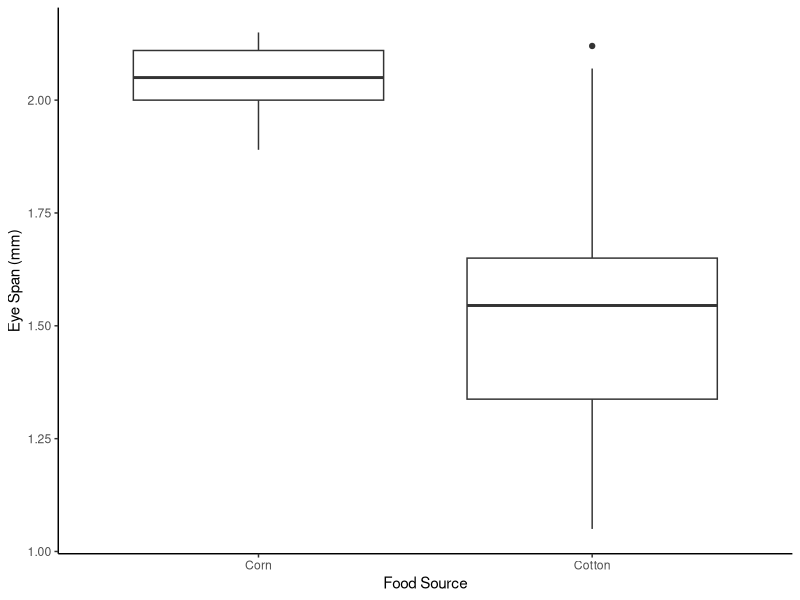
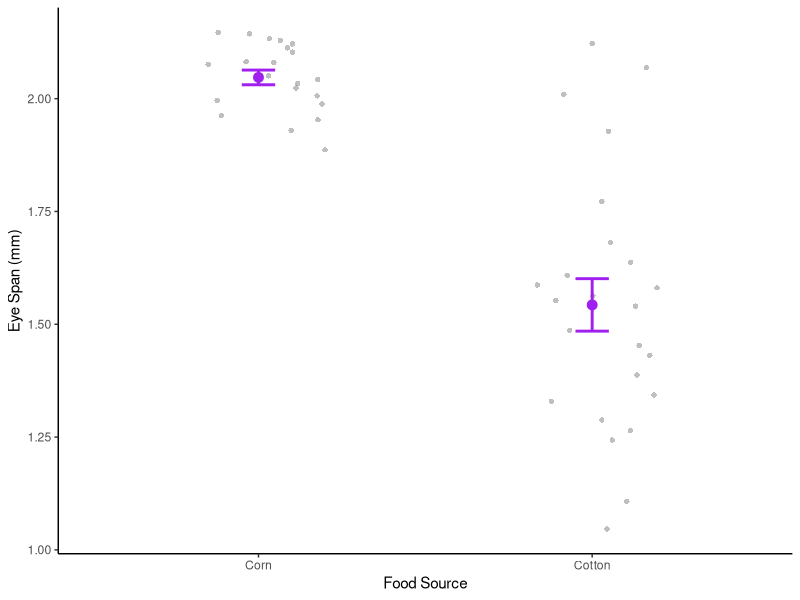

Recreate these plots in R, in order.
## ---- chunk 1
#| label: setup
#| message: false
#| warning: false

library(tidyverse)

theme_set(theme_classic())
## ---- chunk 2
# FIXME

stalk <- read_csv("../data/Stalkies.csv", show_col_types = FALSE) |> 
  mutate(food_source = factor(food_source))
glimpse(stalk)
## ---- chunk 3
# FIXME

ggplot(stalk, aes(x = food_source, y = eye_span)) +
  geom_boxplot() +
  labs(x = "Food Source", y = "Eye Span (mm)")

ggplot(stalk, aes(x = food_source, y = eye_span)) +
  geom_point(position = position_jitter(width = 0.2, seed = 423479),
             alpha = 0.25, pch = 16) +
  stat_summary(fun = mean,
               geom = "point",
               size = 3, color = "purple") + 
  stat_summary(fun.data = mean_se,
               geom = "errorbar",
               width = 0.1,
               linewidth = 1,
               color = "purple") +
  labs(x = "Food Source", y = "Eye Span (mm)")
## ---- chunk 4
# FIXME

SEM <- function(x) {sd(x) / sqrt(length(x))}

stalk |> 
  group_by(food_source) |> 
  summarise(n = length(eye_span),
            mean_eye_span = mean(eye_span),
            sd_eye_span = sd(eye_span),
            var_eye_span = var(eye_span),
            SEM_eye_span = SEM(eye_span))
## ---- chunk 5
# FIXME

stalk |> 
  group_by(food_source) |> 
  summarize(mean_eye_span = mean(eye_span),
            SEM_eye_span = SEM(eye_span),
            Lower = mean_eye_span - 2 * SEM_eye_span,
            Upper = mean_eye_span + 2 * SEM_eye_span)
## ---- chunk 6
# FIXME

fm <- lm(eye_span ~ food_source, data = stalk)
summary(fm)
## ---- chunk 7
# FIXME

myT <- t.test(eye_span ~ food_source, data = stalk)
myT
## ---- chunk 8
# FIXME

levels(stalk$food_source)
## ---- chunk 9
x <- 1:10
x <- ifelse(x <= 5, 1, 10)
x

y <- 1:10
y <- ifelse(y <= 5, y + 3, y^2)
y
## ---- chunk 10
# FIXME

stalk <- stalk |> 
  mutate(food01 = ifelse(food_source == "Corn", 0, 1))
stalk |> print(n = 50)
